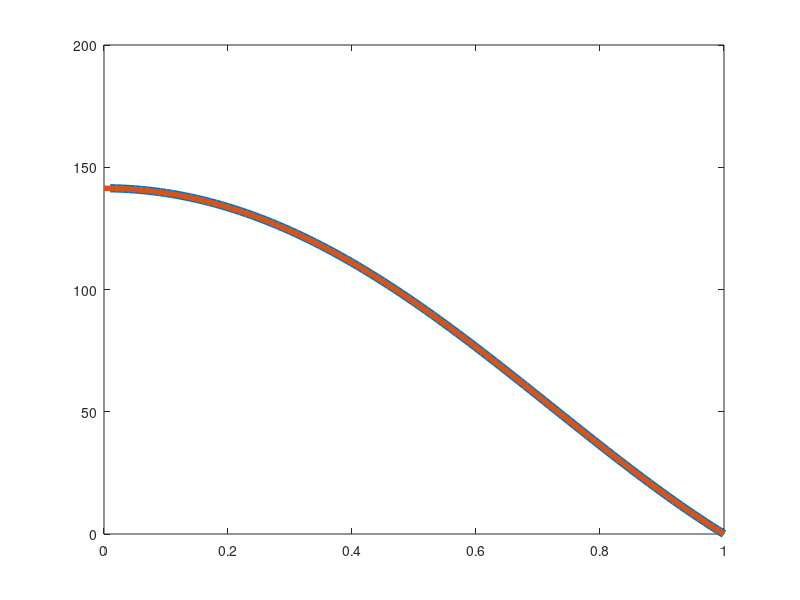

Here is the MATLAB script that generated this plot: (Note: this script raises an error after producing the figure.)
close all; 
clearvars;

% Define parameters
T0 = 200;
T_end = 10;
D = 1/100;

% Define the grid
p.dr = 0.01;
p.r = 0:p.dr:1;

N = length(p.r);

q = 0.25;

% Define exact solution
l_n = (1:1000)'*pi;
U = @(r, t) arrayfun(@(r)2*T0./r .* sum((sin(l_n)./l_n.^2 - cos(l_n)./l_n).*sin(l_n.*r).*exp(-l_n.^2*t)), r);

% Plot exact solution
plot(p.r, U(p.r, T_end/100), '-', 'LineWidth', 6, 'DisplayName', 'Exact')

% Run IEEE solution
n_ieee  = ones(N, 1)*T0; n_ieee(end) = 0;

i = 1:N-2;
dt = 0.0025;
for t = 0:dt:T_end

    % IEEE
    n_p = n_ieee(3:end);
    n_m = n_ieee(1:end-2);
    
    n0 = n_ieee(1) + 6*q.*(n_ieee(2)   - n_ieee(1));
    
    n_ieee  =(1-2*q)*n_ieee(2:end-1) + q*((1 + 1./i').*n_p + (1 - 1./i').*n_m);
    
    n_ieee = [n0; n_ieee; 0];
    
end

figure(1); hold on;
plot(p.r, n_ieee, '-', 'LineWidth', 4, 'DisplayName', 'IEEE')


% Run our solution
p.r_max = 1;
p.dr    = 0.01;
k = 1.05;                                      % Grid scaling factor
if k > 1
    N = ceil(log(1-p.r_max*(1-k)/p.dr)/log(k))+1; % Number of grid points
else
    N = p.r_max/p.dr+1;
end
p.r = cumsum([0 k.^(0:N-2)*p.dr])';     % Location of gridpoints
p.r(end) = p.r_max;

n_0     = ones(N, 1)*T0; n_0(end) = 0;


% Define laplacian (on a potentially non-uniform grid)
dn0 = @(n) 6 * ( n(2) - n(1) ) / p.r(2).^2;
dni = @(n) 2 ./ p.r(2:end-1) .* ( ( 2*p.r(2:end-1)-p.r(3:end) ) .* n(1:end-2) ./ ( (p.r(1:end-2)-p.r(2:end-1)) .* (p.r(1:end-2)-p.r(3:end)) ) + ( 3*p.r(2:end-1)-p.r(1:end-2)-p.r(3:end)) .* n(2:end-1) ./ ( (p.r(2:end-1)-p.r(1:end-2)) .* (p.r(2:end-1)-p.r(3:end)) ) + ( 2*p.r(2:end-1)-p.r(1:end-2)) .* n(3:end) ./ ( (p.r(3:end)-p.r(2:end-1)) .* (p.r(3:end)-p.r(1:end-2)) ));
dnN = @(n) 0;%2 / (p.r(end)-p.r(end-1)).^2 * ( n(end-1) - n(end) );

lap = @(t, n) [  dn0(n);
                dni(n);
                dnN(n)];
            
options = odeset('NonNegative', 1, 'Refine', 1, 'RelTol', 1e-8, 'AbsTol', 1e-10);
[T, Y] = ode15s(@(t, y)D.*lap(t, y), [0 T_end], n_0, options);
n_1 = Y(end, :)';

plot(p.r, n_1, '-', 'LineWidth', 2, 'DisplayName', 'Our Method')
legend('Location', 'Best')